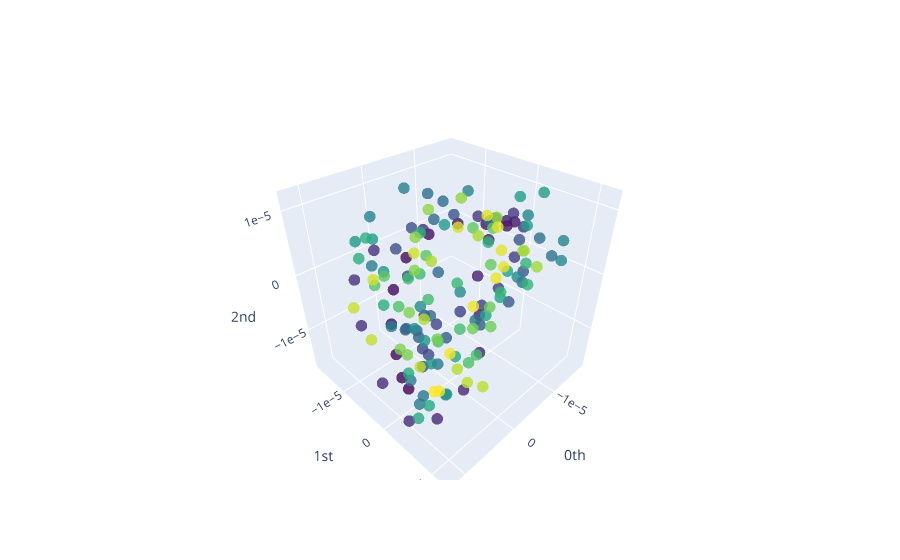

The notebook cell this image was saved under:
### Code cell
channel_point_cloud_plot = gtda.plotting.plot_point_cloud(channel_point_clouds[print_obj])
display(channel_point_cloud_plot)
channel_point_cloud_plot.write_image(file = f"{subj}/{exp}/channel_point_cloud.svg", format = "svg")

### Figure 1 — Plotly figure (JSON) as saved in the notebook; plotly's stock layout.template omitted (floating-point values rounded to 4 significant figures; data arrays with more than 128 entries replaced by an {"elided": "..."} marker saying what was removed)
{"data": [{"marker": {"color": {"elided": "153 int values"}, "colorscale": [[0, "#440154"], [0.1111, "#482878"], [0.2222, "#3e4989"], [0.3333, "#31688e"], [0.4444, "#26828e"], [0.5556, "#1f9e89"], [0.6667, "#35b779"], [0.7778, "#6ece58"], [0.8889, "#b5de2b"], [1, "#fde725"]], "opacity": 0.8, "size": 4}, "mode": "markers", "type": "scatter3d", "x": {"elided": "153 float values"}, "y": {"elided": "153 float values"}, "z": {"elided": "153 float values"}}], "layout": {"scene": {"xaxis": {"exponentformat": "e", "showexponent": "all", "title": {"text": "0th"}, "type": "linear"}, "yaxis": {"exponentformat": "e", "showexponent": "all", "title": {"text": "1st"}, "type": "linear"}, "zaxis": {"exponentformat": "e", "showexponent": "all", "title": {"text": "2nd"}, "type": "linear"}}}}
